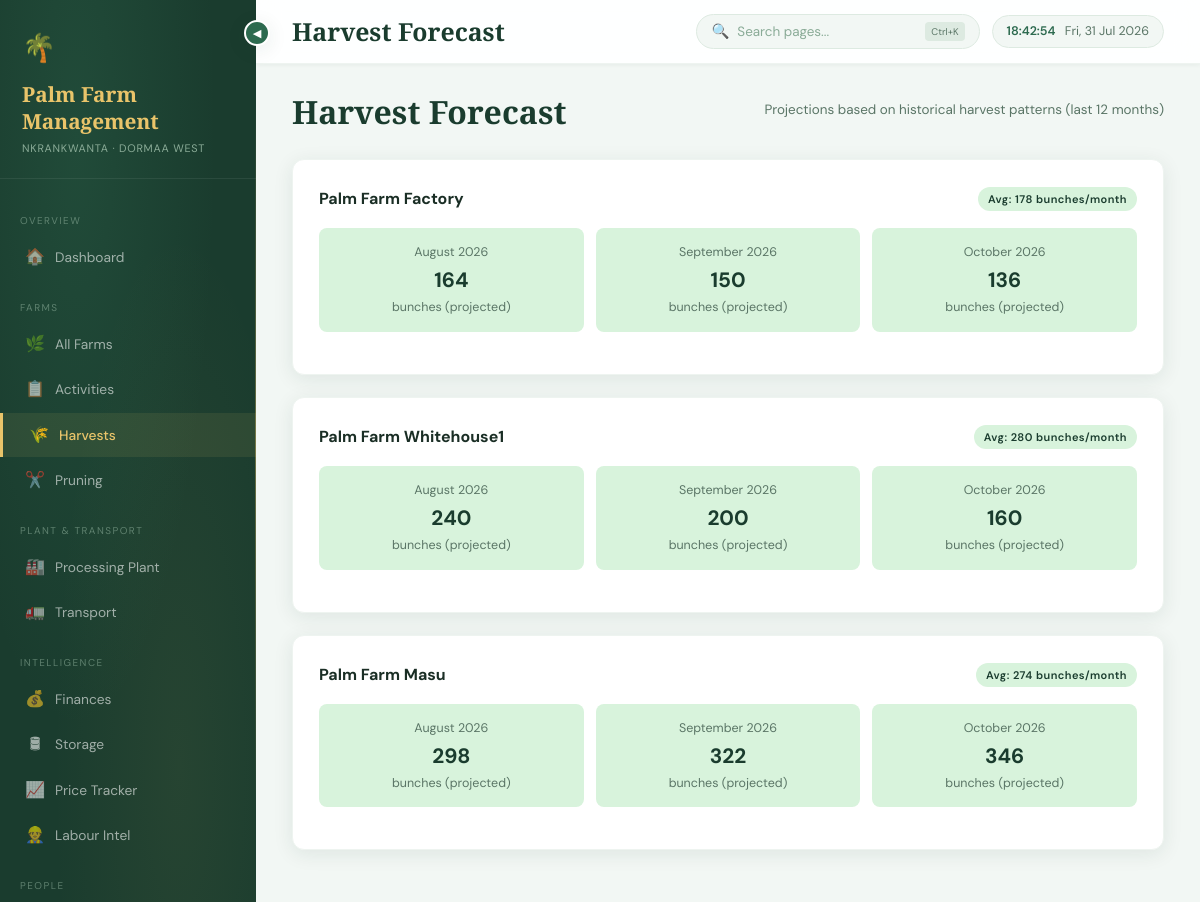
/harvests/forecast, run on the app's committed database.
### tables this page shows
CREATE TABLE farms (
    id              INTEGER PRIMARY KEY AUTOINCREMENT,
    name            TEXT NOT NULL,
    location        TEXT,
    constituency    TEXT,
    size_acres      REAL,
    crop_type       TEXT CHECK(crop_type IN ('Oil Palm', 'Cashew')),
    status          TEXT CHECK(status IN ('Active', 'Inactive', 'Development')),
    total_trees     INTEGER DEFAULT 0,
    notes           TEXT,
    created_at      DATE DEFAULT (DATE('now'))
);

### routes/harvests.py (the view)
@harvests_bp.route('/forecast')
def forecast():
    farms     = query("SELECT * FROM farms WHERE status='Active' AND crop_type='Oil Palm'")
    forecasts = []
    for farm in farms:
        monthly = query("""
            SELECT strftime('%Y-%m', date) AS month, SUM(bunches_harvested) AS total
            FROM harvests WHERE farm_id=? AND date >= DATE('now','-12 months')
            GROUP BY month ORDER BY month
        """, (farm['id'],))
        if monthly:
            values    = [r['total'] for r in monthly]
            avg       = statistics.mean(values)
            trend     = values[-1] - values[0] if len(values) > 1 else 0
            projected = []
            for i in range(1, 4):
                proj_month = (date.today().replace(day=1) + timedelta(days=32*i)).replace(day=1)
                proj_value = max(0, round(avg + (trend * i / len(values))))
                projected.append({'month': proj_month.strftime('%B %Y'), 'bunches': proj_value})
            forecasts.append({'farm': farm, 'monthly': [dict(r) for r in monthly],
                              'average': round(avg), 'projected': projected})
        else:
            forecasts.append({'farm': farm, 'monthly': [], 'average': 0, 'projected': []})
    return render_template('harvests/forecast.html', forecasts=forecasts)

### database/db.py (called while the page is built)
def get_connection():
    conn = sqlite3.connect(DB_PATH)
    conn.row_factory = sqlite3.Row
    conn.execute("PRAGMA foreign_keys = ON")
    return conn

def query(sql, params=(), one=False):
    conn = get_connection()
    cur = conn.execute(sql, params)
    rv = cur.fetchone() if one else cur.fetchall()
    conn.close()
    return rv

### templates/harvests/forecast.html (shortened to what this page needs)
{% extends 'base.html' %}
{% block page_title %}Harvest Forecast{% endblock %}
{% block content %}
<div class="page-header"><h2>Harvest Forecast</h2><p>Projections based on historical harvest patterns (last 12 months)</p></div>
{% for fc in forecasts %}
<div class="card">
  <div class="flex justify-between items-center mb-2">
    <strong style="font-size:1rem;">{{ fc['farm']['name'] }}</strong>
    <span class="badge badge-green">Avg: {{ fc['average'] }} bunches/month</span>
  </div>
  {% if fc['projected'] %}
  <div style="display:grid;grid-template-columns:repeat(3,1fr);gap:12px;margin-bottom:16px;">
    {% for p in fc['projected'] %}
    <div style="background:var(--green-pale);border-radius:8px;padding:14px;text-align:center;">
      <div class="small muted">{{ p['month'] }}</div>
      <div style="font-size:1.3rem;font-weight:bold;color:var(--green-dark);">{{ p['bunches'] }}</div>
      <div class="small muted">bunches (projected)</div>
    </div>
    {% endfor %}
  </div>
  {% else %}
  <div class="alert alert-amber">Not enough historical data to forecast. Log at least 2 harvests to generate projections.</div>
  {% endif %}
</div>
{% endfor %}
{% endblock %}

### templates/base.html (style rules this page uses)
:root { --green-dark: #1a3c2e; --green-mid: #2d6a4f; --green-light: #52b788; --green-pale: #d8f3dc; --green-wash: #eef7f1; --gold: #e9c46a; --gold-dark: #c49a2a; --gold-pale: #fdf3dc; --red: #e63946; --red-pale: #fdecea; --amber: #f4a261; --amber-pale: #fef0e0; --white: #ffffff; --off-white: #f8faf9; --surface: #f2f7f4; --border: #ddeae1; --border-soft: #eef4f0; --ink: #1a2e25; --ink-mid: #2c4235; --ink-soft: #5a7566; --ink-muted: #8aab97; --sidebar-w: 256px; --r-sm: 6px; --r: 12px; --r-lg: 18px; --shadow-sm: 0 1px 4px rgba(26,60,46,0.06); --shadow: 0 4px 20px rgba(26,60,46,0.09); --shadow-lg: 0 8px 40px rgba(26,60,46,0.13); --shadow-gold: 0 4px 20px rgba(196,154,42,0.2); }
*, *::before, *::after { box-sizing: border-box; margin: 0; padding: 0; }
html { scroll-behavior: smooth; }
body { font-family: 'DM Sans', sans-serif; background: var(--surface); color: var(--ink); display: flex; min-height: 100vh; font-size: 14px; line-height: 1.65; -webkit-font-smoothing: antialiased; }
.card { background: var(--white); border-radius: var(--r); box-shadow: var(--shadow); padding: 26px; margin-bottom: 22px; border: 1px solid var(--border-soft); transition: box-shadow 0.22s ease, transform 0.22s ease; position: relative; overflow: hidden; }
.card::before { content: ''; position: absolute; top: 0; left: 0; right: 0; height: 2px; background: linear-gradient(90deg, var(--green-mid), var(--gold), var(--green-mid)); transform: scaleX(0); transform-origin: left; transition: transform 0.3s ease; }
.badge { display: inline-flex; align-items: center; padding: 3px 10px; border-radius: 20px; font-size: 0.69rem; font-weight: 600; letter-spacing: 0.04em; }
.badge-green { background: var(--green-pale); color: var(--green-dark); }
.page-header { display: flex; align-items: flex-start; justify-content: space-between; margin-bottom: 28px; }
.page-header h2 { font-family: 'Cormorant Garamond', serif; font-size: 2rem; font-weight: 600; color: var(--green-dark); line-height: 1.15; }
.page-header p { font-size: 0.84rem; color: var(--ink-soft); margin-top: 5px; }
.flex { display: flex; }
.items-center { align-items: center; }
.justify-between { justify-content: space-between; }
.mb-2 { margin-bottom: 16px; }
.muted { color: var(--ink-soft); font-size: 0.84rem; }
.small { font-size: 0.78rem; }

### data on the page
farms: farm.name "Palm Farm Factory"
farms: farm.name "Palm Farm Whitehouse1"
farms: farm.name "Palm Farm Masu"

### other printed values
{{ fc['average'] }} "178" "280" "274"
{{ p['month'] }} "August 2026" "September 2026" "October 2026" "August 2026" "September 2026" "October 2026" "August 2026" "September 2026" "October 2026"
{{ p['bunches'] }} "164" "150" "136" "240" "200" "160" "298" "322" "346"
